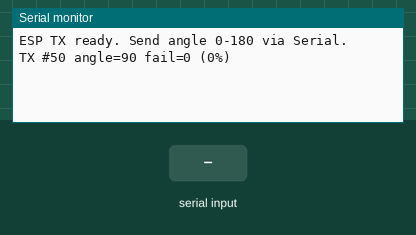
Recording of a sketch running on a simulated Arduino Uno, built with avr-gcc and run on an emulated ATmega328P. On the bench: the last lines printed to the serial monitor. The test bench sets the inputs (shaded band). No radio packets arrive unless stated.

Above: at 1.7 s.
1.8 s: "30,150\n" received over Serial
At 3.0 s:
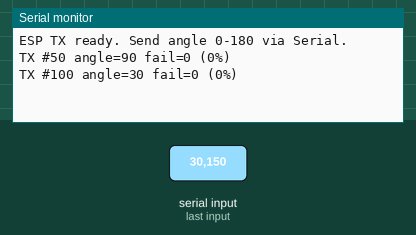
3.3 s: "90,45\n" received over Serial
At 4.3 s:
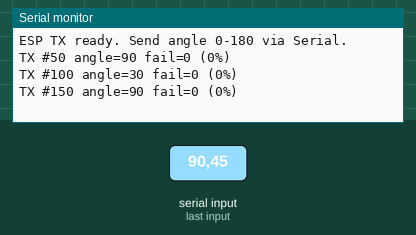
Timing chart, 0 to 6.3 s (numbered marks = the images above; inputs shaded):
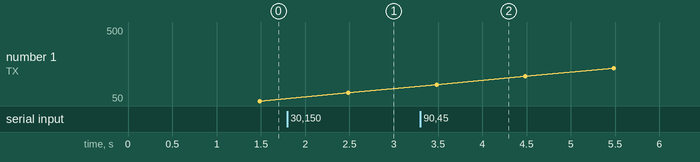

The sketch:

esp_tx.ino
```cpp
// ESP8266 nRF24 Servo Angle Transmitter
// Receives angle (0-180) via Serial from PC GUI, streams over nRF24 to Uno

#include <SPI.h>
#include <RF24.h>

// CE=D2(GPIO4), CSN=D8(GPIO15)
RF24 radio(4, 15);

const byte ADDR_TX[6] = "SRV01";
const byte ADDR_RX[6] = "SRV02";

uint8_t current_angle = 90;
uint32_t tx_count = 0;
uint32_t fail_count = 0;

void setup() {
  Serial.begin(115200);
  delay(500);

  if (!radio.begin()) {
    Serial.println(F("ERROR: nRF24 not detected!"));
    while (1) { delay(1000); }
  }

  radio.setPALevel(RF24_PA_LOW);
  radio.setDataRate(RF24_1MBPS);
  radio.setChannel(100);
  radio.setPayloadSize(8);
  radio.setAutoAck(true);
  radio.setRetries(2, 5);  // fast retries for low latency
  radio.openWritingPipe(ADDR_TX);
  radio.openReadingPipe(1, ADDR_RX);
  radio.stopListening();

  Serial.println(F("ESP TX ready. Send angle 0-180 via Serial."));
}

void loop() {
  // Read angle from Serial (sent by Python GUI)
  if (Serial.available()) {
    String line = Serial.readStringUntil('\n');
    line.trim();
    int val = line.toInt();
    if (val >= 0 && val <= 180) {
      current_angle = (uint8_t)val;
    }
  }

  // Stream current angle at ~50Hz
  static uint32_t last_tx = 0;
  if (millis() - last_tx >= 20) {
    last_tx = millis();

    uint8_t payload[8] = {0};
    payload[0] = current_angle;
    payload[1] = (uint8_t)(tx_count & 0xFF);  // sequence number

    bool ok = radio.write(payload, sizeof(payload));
    tx_count++;
    if (!ok) fail_count++;

    // Print stats every 50 packets (once per second)
    if (tx_count % 50 == 0) {
      Serial.print(F("TX #"));
      Serial.print(tx_count);
      Serial.print(F(" angle="));
      Serial.print(current_angle);
      Serial.print(F(" fail="));
      Serial.print(fail_count);
      Serial.print(F(" ("));
      Serial.print((fail_count * 100) / tx_count);
      Serial.println(F("%)"));
    }
  }
}
```

Measured:
- after the input at 1.8 s, the serial monitor: prints a new line after 0.69 s (image 1)
- after the input at 3.3 s, the serial monitor: prints a new line after 0.19 s (image 2)
